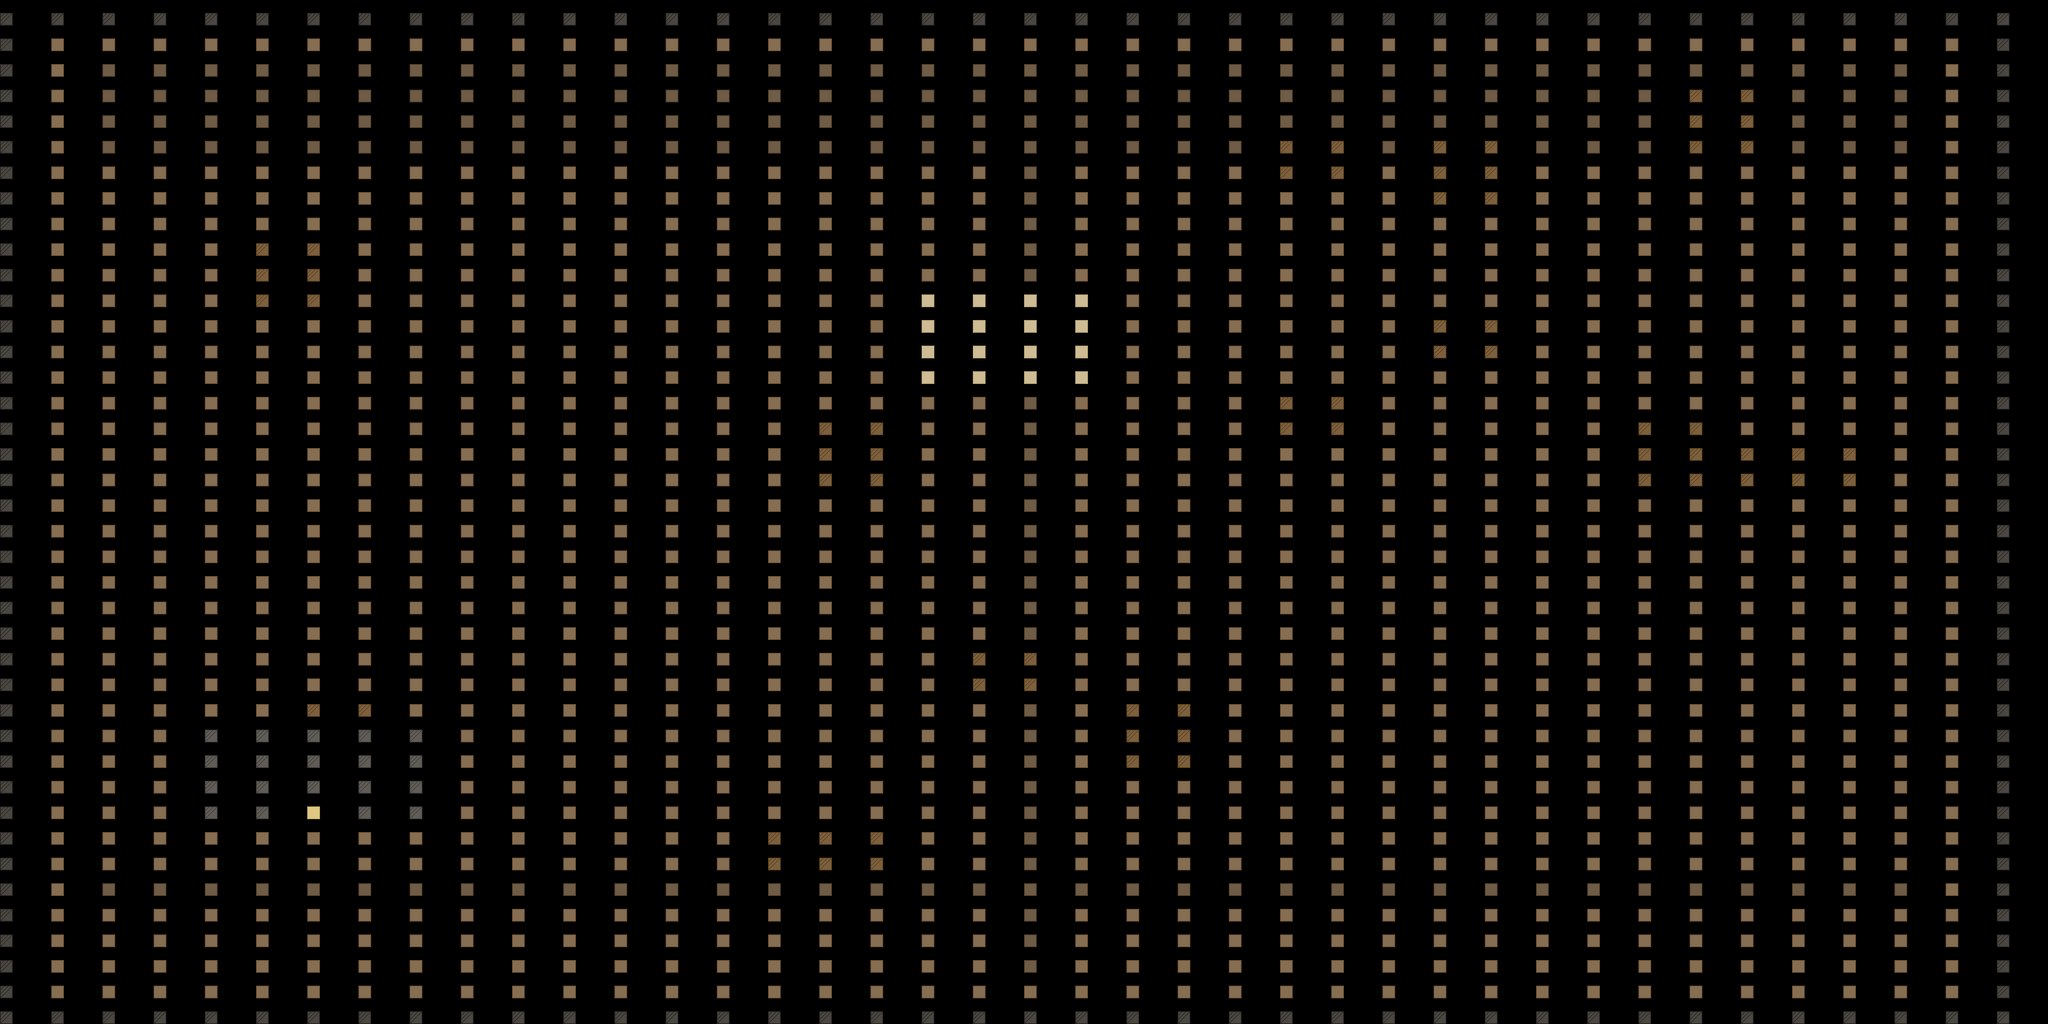

Below is a game level as drawn by its tile map, then a one-line description and the .tmx file that defines it, in full:
An orthogonal 40x40 tile map with 64x32 px tiles, 1 tile layer (suelo).

<map version="1.10" tiledversion="1.10.2" orientation="orthogonal" renderorder="right-down" width="40" height="40" tilewidth="64" tileheight="32" infinite="0" nextlayerid="2" nextobjectid="1">
 <tileset firstgid="1" name="ciudad" tilewidth="16" tileheight="16" tilecount="36" columns="6">
  <image source="../textures/ciudad_tileset.png" width="96" height="96" />
  <tile id="1">
   <properties>
    <property name="collision" type="bool" value="true" />
   </properties>
  </tile>
  <tile id="3">
   <properties>
    <property name="collision" type="bool" value="true" />
   </properties>
  </tile>
  <tile id="6">
   <properties>
    <property name="collision" type="bool" value="true" />
   </properties>
  </tile>
  <tile id="7">
   <properties>
    <property name="collision" type="bool" value="true" />
   </properties>
  </tile>
  <tile id="8">
   <properties>
    <property name="collision" type="bool" value="true" />
   </properties>
  </tile>
  <tile id="9">
   <properties>
    <property name="collision" type="bool" value="true" />
   </properties>
  </tile>
  <tile id="10">
   <properties>
    <property name="collision" type="bool" value="true" />
   </properties>
  </tile>
  <tile id="11">
   <properties>
    <property name="collision" type="bool" value="true" />
   </properties>
  </tile>
  <tile id="12">
   <properties>
    <property name="collision" type="bool" value="true" />
   </properties>
  </tile>
  <tile id="13">
   <properties>
    <property name="collision" type="bool" value="true" />
   </properties>
  </tile>
  <tile id="14">
   <properties>
    <property name="collision" type="bool" value="true" />
   </properties>
  </tile>
  <tile id="15">
   <properties>
    <property name="collision" type="bool" value="true" />
   </properties>
  </tile>
  <tile id="16">
   <properties>
    <property name="collision" type="bool" value="true" />
   </properties>
  </tile>
  <tile id="17">
   <properties>
    <property name="collision" type="bool" value="true" />
   </properties>
  </tile>
  <tile id="18">
   <properties>
    <property name="collision" type="bool" value="true" />
   </properties>
  </tile>
  <tile id="19">
   <properties>
    <property name="collision" type="bool" value="true" />
   </properties>
  </tile>
  <tile id="24">
   <properties>
    <property name="collision" type="bool" value="true" />
   </properties>
  </tile>
  <tile id="25">
   <properties>
    <property name="collision" type="bool" value="true" />
   </properties>
  </tile>
  <tile id="26">
   <properties>
    <property name="collision" type="bool" value="true" />
   </properties>
  </tile>
  <tile id="28">
   <properties>
    <property name="collision" type="bool" value="true" />
   </properties>
  </tile>
  <tile id="32">
   <properties>
    <property name="collision" type="bool" value="true" />
   </properties>
  </tile>
  <tile id="35">
   <properties>
    <property name="collision" type="bool" value="true" />
   </properties>
  </tile>
 </tileset>
 <layer id="1" name="suelo" width="40" height="40">
  <data encoding="csv">
2,2,2,2,2,2,2,2,2,2,2,2,2,2,2,2,2,2,2,2,2,2,2,2,2,2,2,2,2,2,2,2,2,2,2,2,2,2,2,2,
2,6,6,6,6,6,6,6,6,6,6,6,6,6,6,6,6,6,6,6,6,6,6,6,6,6,6,6,6,6,6,6,6,6,6,6,6,6,6,2,
2,6,32,32,32,32,32,32,32,32,32,32,32,32,32,32,32,32,32,32,32,32,32,32,32,32,32,32,32,32,32,32,32,32,32,32,32,32,6,2,
2,6,32,32,32,32,32,32,32,32,32,32,32,32,32,32,32,32,32,32,32,32,32,32,32,32,32,32,32,32,32,32,32,33,33,32,32,32,6,2,
2,6,32,32,32,32,32,32,32,32,32,32,32,32,32,32,32,32,32,32,32,32,32,32,32,32,32,32,32,32,32,32,32,33,33,32,32,32,6,2,
2,6,32,32,32,32,32,32,32,32,32,32,32,32,32,32,32,32,32,32,32,32,32,32,32,33,33,32,33,33,32,32,32,33,33,32,32,32,6,2,
2,6,6,6,6,6,6,6,6,6,6,6,6,6,6,6,6,6,6,6,32,6,6,6,6,33,33,6,33,33,6,6,6,6,6,6,6,6,6,2,
2,6,6,6,6,6,6,6,6,6,6,6,6,6,6,6,6,6,6,6,32,6,6,6,6,6,6,6,33,33,6,6,6,6,6,6,6,6,6,2,
2,6,6,6,6,6,6,6,6,6,6,6,6,6,6,6,6,6,6,6,32,6,6,6,6,6,6,6,6,6,6,6,6,6,6,6,6,6,6,2,
2,6,6,6,6,33,33,6,6,6,6,6,6,6,6,6,6,6,6,6,32,6,6,6,6,6,6,6,6,6,6,6,6,6,6,6,6,6,6,2,
2,6,6,6,6,33,33,6,6,6,6,6,6,6,6,6,6,6,6,6,32,6,6,6,6,6,6,6,6,6,6,6,6,6,6,6,6,6,6,2,
2,6,6,6,6,33,33,6,6,6,6,6,6,6,6,6,6,6,21,21,21,21,6,6,6,6,6,6,6,6,6,6,6,6,6,6,6,6,6,2,
2,6,6,6,6,6,6,6,6,6,6,6,6,6,6,6,6,6,21,21,21,21,6,6,6,6,6,6,33,33,6,6,6,6,6,6,6,6,6,2,
2,6,6,6,6,6,6,6,6,6,6,6,6,6,6,6,6,6,21,21,21,21,6,6,6,6,6,6,33,33,6,6,6,6,6,6,6,6,6,2,
2,6,6,6,6,6,6,6,6,6,6,6,6,6,6,6,6,6,21,21,21,21,6,6,6,6,6,6,6,6,6,6,6,6,6,6,6,6,6,2,
2,6,6,6,6,6,6,6,6,6,6,6,6,6,6,6,6,6,6,6,32,6,6,6,6,33,33,6,6,6,6,6,6,6,6,6,6,6,6,2,
2,6,6,6,6,6,6,6,6,6,6,6,6,6,6,6,33,33,6,6,32,6,6,6,6,33,33,6,6,6,6,6,33,33,6,6,6,6,6,2,
2,6,6,6,6,6,6,6,6,6,6,6,6,6,6,6,33,33,6,6,32,6,6,6,6,6,6,6,6,6,6,6,33,33,33,33,33,6,6,2,
2,6,6,6,6,6,6,6,6,6,6,6,6,6,6,6,33,33,6,6,32,6,6,6,6,6,6,6,6,6,6,6,33,33,33,33,33,6,6,2,
2,6,6,6,6,6,6,6,6,6,6,6,6,6,6,6,6,6,6,6,32,6,6,6,6,6,6,6,6,6,6,6,6,6,6,6,6,6,6,2,
2,6,6,6,6,6,6,6,6,6,6,6,6,6,6,6,6,6,6,6,32,6,6,6,6,6,6,6,6,6,6,6,6,6,6,6,6,6,6,2,
2,6,6,6,6,6,6,6,6,6,6,6,6,6,6,6,6,6,6,6,32,6,6,6,6,6,6,6,6,6,6,6,6,6,6,6,6,6,6,2,
2,6,6,6,6,6,6,6,6,6,6,6,6,6,6,6,6,6,6,6,32,6,6,6,6,6,6,6,6,6,6,6,6,6,6,6,6,6,6,2,
2,6,6,6,6,6,6,6,6,6,6,6,6,6,6,6,6,6,6,6,32,6,6,6,6,6,6,6,6,6,6,6,6,6,6,6,6,6,6,2,
2,6,6,6,6,6,6,6,6,6,6,6,6,6,6,6,6,6,6,6,32,6,6,6,6,6,6,6,6,6,6,6,6,6,6,6,6,6,6,2,
2,6,6,6,6,6,6,6,6,6,6,6,6,6,6,6,6,6,6,33,33,6,6,6,6,6,6,6,6,6,6,6,6,6,6,6,6,6,6,2,
2,6,6,6,6,6,6,6,6,6,6,6,6,6,6,6,6,6,6,33,33,6,6,6,6,6,6,6,6,6,6,6,6,6,6,6,6,6,6,2,
2,6,6,6,6,6,33,33,6,6,6,6,6,6,6,6,6,6,6,6,32,6,33,33,6,6,6,6,6,6,6,6,6,6,6,6,6,6,6,2,
2,6,6,6,29,29,29,29,29,6,6,6,6,6,6,6,6,6,6,6,32,6,33,33,6,6,6,6,6,6,6,6,6,6,6,6,6,6,6,2,
2,6,6,6,29,29,29,29,29,6,6,6,6,6,6,6,6,6,6,6,32,6,33,33,6,6,6,6,6,6,6,6,6,6,6,6,6,6,6,2,
2,6,6,6,29,29,29,29,29,6,6,6,6,6,6,6,6,6,6,6,32,6,6,6,6,6,6,6,6,6,6,6,6,6,6,6,6,6,6,2,
2,6,6,6,29,29,23,29,29,6,6,6,6,6,6,6,6,6,6,6,32,6,6,6,6,6,6,6,6,6,6,6,6,6,6,6,6,6,6,2,
2,6,6,6,6,6,6,6,6,6,6,6,6,6,6,33,33,33,6,6,32,6,6,6,6,6,6,6,6,6,6,6,6,6,6,6,6,6,6,2,
2,6,6,6,6,6,6,6,6,6,6,6,6,6,6,33,33,33,6,6,32,6,6,6,6,6,6,6,6,6,6,6,6,6,6,6,6,6,6,2,
2,6,32,32,32,32,32,32,32,32,32,32,32,32,32,32,32,32,32,32,32,32,32,32,32,32,32,32,32,32,32,32,32,32,32,32,32,32,6,2,
2,6,6,6,6,6,6,6,6,6,6,6,6,6,6,6,6,6,6,6,32,6,6,6,6,6,6,6,6,6,6,6,6,6,6,6,6,6,6,2,
2,6,6,6,6,6,6,6,6,6,6,6,6,6,6,6,6,6,6,6,32,6,6,6,6,6,6,6,6,6,6,6,6,6,6,6,6,6,6,2,
2,6,6,6,6,6,6,6,6,6,6,6,6,6,6,6,6,6,6,6,32,6,6,6,6,6,6,6,6,6,6,6,6,6,6,6,6,6,6,2,
2,6,6,6,6,6,6,6,6,6,6,6,6,6,6,6,6,6,6,6,6,6,6,6,6,6,6,6,6,6,6,6,6,6,6,6,6,6,6,2,
2,2,2,2,2,2,2,2,2,2,2,2,2,2,2,2,2,2,2,2,2,2,2,2,2,2,2,2,2,2,2,2,2,2,2,2,2,2,2,2
</data>
 </layer>
</map>
